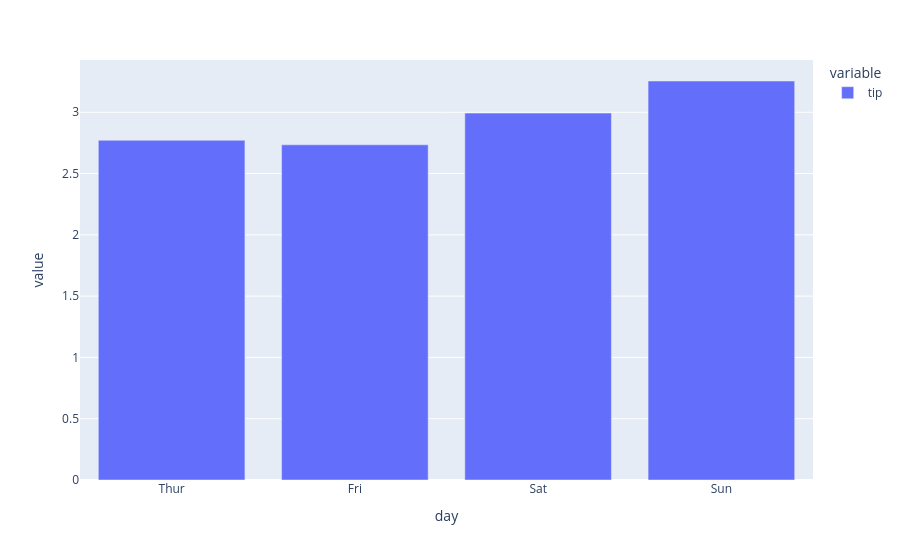

The notebook cell this image was saved under:
### Code cell
tips.groupby('day')['tip'].mean().plot(kind = 'bar')

### Figure 1 — Plotly figure (JSON) as saved in the notebook; plotly's stock layout.template omitted (floating-point values rounded to 4 significant figures)
{"data": [{"hovertemplate": "variable=tip<br>day=%{x}<br>value=%{y}<extra></extra>", "legendgroup": "tip", "marker": {"color": "#636efa", "pattern": {"shape": ""}}, "name": "tip", "orientation": "v", "showlegend": true, "textposition": "auto", "type": "bar", "x": ["Thur", "Fri", "Sat", "Sun"], "xaxis": "x", "y": [2.771, 2.735, 2.993, 3.255], "yaxis": "y"}], "layout": {"barmode": "relative", "legend": {"title": {"text": "variable"}, "tracegroupgap": 0}, "margin": {"t": 60}, "xaxis": {"anchor": "y", "domain": [0, 1], "title": {"text": "day"}}, "yaxis": {"anchor": "x", "domain": [0, 1], "title": {"text": "value"}}}}
